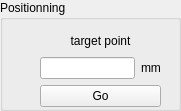
   <widget class="QGroupBox" name="groupBox_23">
    <property name="geometry">
     <rect>
      <x>620</x>
      <y>420</y>
      <width>181</width>
      <height>111</height>
     </rect>
    </property>
    <property name="title">
     <string>Positionning</string>
    </property>
    <widget class="QWidget" name="layoutWidget">
     <property name="geometry">
      <rect>
       <x>40</x>
       <y>31</y>
       <width>121</width>
       <height>76</height>
      </rect>
     </property>
     <layout class="QVBoxLayout" name="verticalLayout">
      <item>
       <widget class="QLabel" name="label_13">
        <property name="text">
         <string>target point</string>
        </property>
        <property name="alignment">
         <set>Qt::AlignCenter</set>
        </property>
       </widget>
      </item>
      <item>
       <layout class="QHBoxLayout" name="horizontalLayout_24">
        <item>
         <widget class="QLineEdit" name="lineEdit_es_target">
          <property name="cursor">
           <cursorShape>ArrowCursor</cursorShape>
          </property>
          <property name="readOnly">
           <bool>false</bool>
          </property>
         </widget>
        </item>
        <item>
         <widget class="QLabel" name="label_50">
          <property name="text">
           <string>mm</string>
          </property>
         </widget>
        </item>
       </layout>
      </item>
      <item>
       <widget class="QPushButton" name="pushButton_es_go">
        <property name="text">
         <string>Go</string>
        </property>
       </widget>
      </item>
     </layout>
    </widget>
   </widget>
